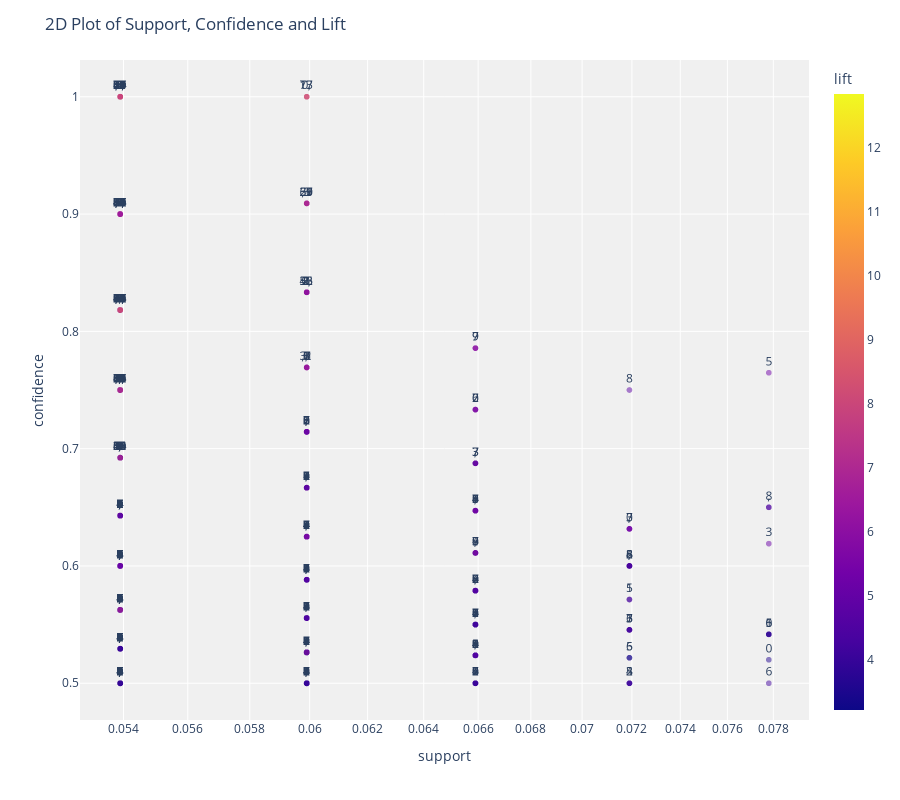

Notebook code for this chart:
### Code cell
plot_model(a1)

### Figure 1 — Plotly figure (JSON) as saved in the notebook; plotly's stock layout.template omitted (floating-point values rounded to 4 significant figures; data arrays with more than 128 entries replaced by an {"elided": "..."} marker saying what was removed)
{"data": [{"customdata": {"elided": "2156 rows, 4547 int values in total"}, "hovertemplate": "support=%{x}<br>confidence=%{y}<br>antecedents_short=%{text}<br>antecedents=%{customdata[0]}<br>consequents=%{customdata[1]}<br>lift=%{marker.color}<extra></extra>", "legendgroup": "", "marker": {"color": {"elided": "2156 float values"}, "coloraxis": "coloraxis", "opacity": 0.5, "symbol": "circle"}, "mode": "markers+text", "name": "", "showlegend": false, "text": {"elided": "2156 rows, 2351 int values in total"}, "x": {"elided": "2156 float values"}, "xaxis": "x", "y": {"elided": "2156 float values"}, "yaxis": "y", "type": "scattergl", "textposition": "top center"}], "layout": {"xaxis": {"anchor": "y", "domain": [0, 1], "title": {"text": "support"}, "type": "log"}, "yaxis": {"anchor": "x", "domain": [0, 1], "title": {"text": "confidence"}}, "coloraxis": {"colorbar": {"title": {"text": "lift"}}, "colorscale": [[0, "#0d0887"], [0.1111, "#46039f"], [0.2222, "#7201a8"], [0.3333, "#9c179e"], [0.4444, "#bd3786"], [0.5556, "#d8576b"], [0.6667, "#ed7953"], [0.7778, "#fb9f3a"], [0.8889, "#fdca26"], [1, "#f0f921"]]}, "legend": {"tracegroupgap": 0}, "margin": {"t": 60}, "plot_bgcolor": "rgb(240,240,240)", "title": {"text": "2D Plot of Support, Confidence and Lift"}, "height": 800}}
